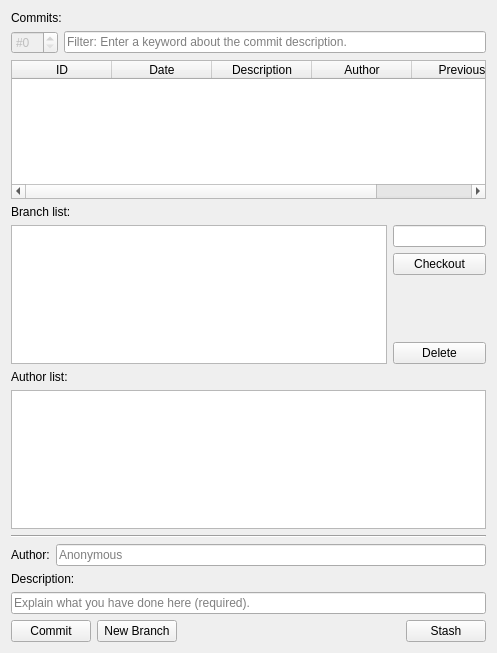
<?xml version="1.0" encoding="UTF-8"?>
<ui version="4.0">
 <class>Form</class>
 <widget class="QWidget" name="Form">
  <property name="geometry">
   <rect>
    <x>0</x>
    <y>0</y>
    <width>497</width>
    <height>653</height>
   </rect>
  </property>
  <property name="windowTitle">
   <string>Form</string>
  </property>
  <layout class="QVBoxLayout" name="verticalLayout_2">
   <item>
    <widget class="QLabel" name="CommitTable_text">
     <property name="text">
      <string>Commits:</string>
     </property>
    </widget>
   </item>
   <item>
    <layout class="QHBoxLayout" name="horizontalLayout_3">
     <item>
      <widget class="QSpinBox" name="commit_current_id">
       <property name="enabled">
        <bool>false</bool>
       </property>
       <property name="prefix">
        <string>#</string>
       </property>
      </widget>
     </item>
     <item>
      <widget class="QLineEdit" name="commit_search_text">
       <property name="placeholderText">
        <string>Filter: Enter a keyword about the commit description.</string>
       </property>
      </widget>
     </item>
    </layout>
   </item>
   <item>
    <widget class="QTableWidget" name="CommitTable">
     <property name="editTriggers">
      <set>QAbstractItemView::NoEditTriggers</set>
     </property>
     <property name="selectionBehavior">
      <enum>QAbstractItemView::SelectRows</enum>
     </property>
     <property name="verticalScrollMode">
      <enum>QAbstractItemView::ScrollPerPixel</enum>
     </property>
     <property name="horizontalScrollMode">
      <enum>QAbstractItemView::ScrollPerPixel</enum>
     </property>
     <column>
      <property name="text">
       <string>ID</string>
      </property>
     </column>
     <column>
      <property name="text">
       <string>Date</string>
      </property>
     </column>
     <column>
      <property name="text">
       <string>Description</string>
      </property>
     </column>
     <column>
      <property name="text">
       <string>Author</string>
      </property>
     </column>
     <column>
      <property name="text">
       <string>Previous</string>
      </property>
     </column>
     <column>
      <property name="text">
       <string>Branch</string>
      </property>
     </column>
    </widget>
   </item>
   <item>
    <widget class="QLabel" name="label">
     <property name="text">
      <string>Branch list:</string>
     </property>
    </widget>
   </item>
   <item>
    <layout class="QHBoxLayout" name="horizontalLayout_2">
     <item>
      <widget class="QListWidget" name="BranchList"/>
     </item>
     <item>
      <layout class="QVBoxLayout" name="verticalLayout">
       <item>
        <widget class="QLineEdit" name="branch_current">
         <property name="sizePolicy">
          <sizepolicy hsizetype="Fixed" vsizetype="Fixed">
           <horstretch>0</horstretch>
           <verstretch>0</verstretch>
          </sizepolicy>
         </property>
         <property name="maximumSize">
          <size>
           <width>93</width>
           <height>16777215</height>
          </size>
         </property>
         <property name="readOnly">
          <bool>true</bool>
         </property>
        </widget>
       </item>
       <item>
        <widget class="QPushButton" name="branch_checkout">
         <property name="statusTip">
          <string>Switch and load the latest commit of this branch.</string>
         </property>
         <property name="text">
          <string>Checkout</string>
         </property>
         <property name="icon">
          <iconset resource="../../icons.qrc">
           <normaloff>:/icons/git.png</normaloff>:/icons/git.png</iconset>
         </property>
        </widget>
       </item>
       <item>
        <spacer name="verticalSpacer">
         <property name="orientation">
          <enum>Qt::Vertical</enum>
         </property>
         <property name="sizeHint" stdset="0">
          <size>
           <width>20</width>
           <height>40</height>
          </size>
         </property>
        </spacer>
       </item>
       <item>
        <widget class="QPushButton" name="branch_delete">
         <property name="statusTip">
          <string>Remove all the commits on this branch.</string>
         </property>
         <property name="text">
          <string>Delete</string>
         </property>
         <property name="icon">
          <iconset resource="../../icons.qrc">
           <normaloff>:/icons/delete.png</normaloff>:/icons/delete.png</iconset>
         </property>
        </widget>
       </item>
      </layout>
     </item>
    </layout>
   </item>
   <item>
    <widget class="QLabel" name="AuthorList_text">
     <property name="text">
      <string>Author list:</string>
     </property>
    </widget>
   </item>
   <item>
    <widget class="QListWidget" name="AuthorList"/>
   </item>
   <item>
    <widget class="Line" name="line">
     <property name="orientation">
      <enum>Qt::Horizontal</enum>
     </property>
    </widget>
   </item>
   <item>
    <layout class="QHBoxLayout" name="horizontalLayout">
     <item>
      <widget class="QLabel" name="FileAuthor_text">
       <property name="text">
        <string>Author:</string>
       </property>
      </widget>
     </item>
     <item>
      <widget class="QLineEdit" name="FileAuthor">
       <property name="placeholderText">
        <string>Anonymous</string>
       </property>
      </widget>
     </item>
    </layout>
   </item>
   <item>
    <widget class="QLabel" name="FileDescription_text">
     <property name="text">
      <string>Description:</string>
     </property>
    </widget>
   </item>
   <item>
    <widget class="QLineEdit" name="FileDescription">
     <property name="placeholderText">
      <string>Explain what you have done here (required).</string>
     </property>
    </widget>
   </item>
   <item>
    <layout class="QHBoxLayout" name="horizontalLayout_4">
     <item>
      <widget class="QPushButton" name="commit_add">
       <property name="statusTip">
        <string>Save the changes for this phase and provide backtracking points for this phase.</string>
       </property>
       <property name="text">
        <string>Commit</string>
       </property>
       <property name="icon">
        <iconset resource="../../icons.qrc">
         <normaloff>:/icons/git.png</normaloff>:/icons/git.png</iconset>
       </property>
      </widget>
     </item>
     <item>
      <widget class="QPushButton" name="branch_add">
       <property name="statusTip">
        <string>Creat a new branch then save the commit to this branch.</string>
       </property>
       <property name="text">
        <string>New Branch</string>
       </property>
       <property name="icon">
        <iconset resource="../../icons.qrc">
         <normaloff>:/icons/git.png</normaloff>:/icons/git.png</iconset>
       </property>
      </widget>
     </item>
     <item>
      <spacer name="horizontalSpacer">
       <property name="orientation">
        <enum>Qt::Horizontal</enum>
       </property>
       <property name="sizeHint" stdset="0">
        <size>
         <width>40</width>
         <height>20</height>
        </size>
       </property>
      </spacer>
     </item>
     <item>
      <widget class="QPushButton" name="commit_stash">
       <property name="statusTip">
        <string>Abandon all changes of this time, and return to the latest commit.</string>
       </property>
       <property name="text">
        <string>Stash</string>
       </property>
       <property name="icon">
        <iconset resource="../../icons.qrc">
         <normaloff>:/icons/delete.png</normaloff>:/icons/delete.png</iconset>
       </property>
      </widget>
     </item>
    </layout>
   </item>
  </layout>
 </widget>
 <resources>
  <include location="../../icons.qrc"/>
 </resources>
 <connections/>
</ui>
